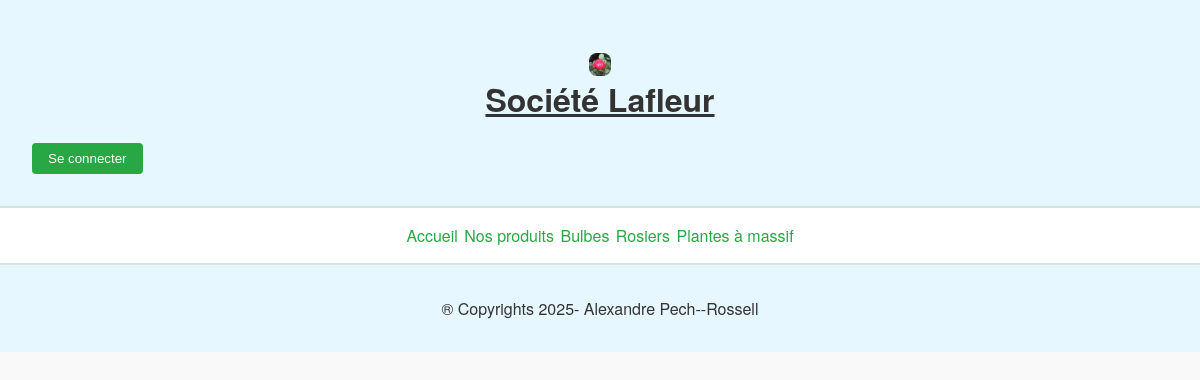
/Rosiers.php, run on an earlier commit of the app's database.
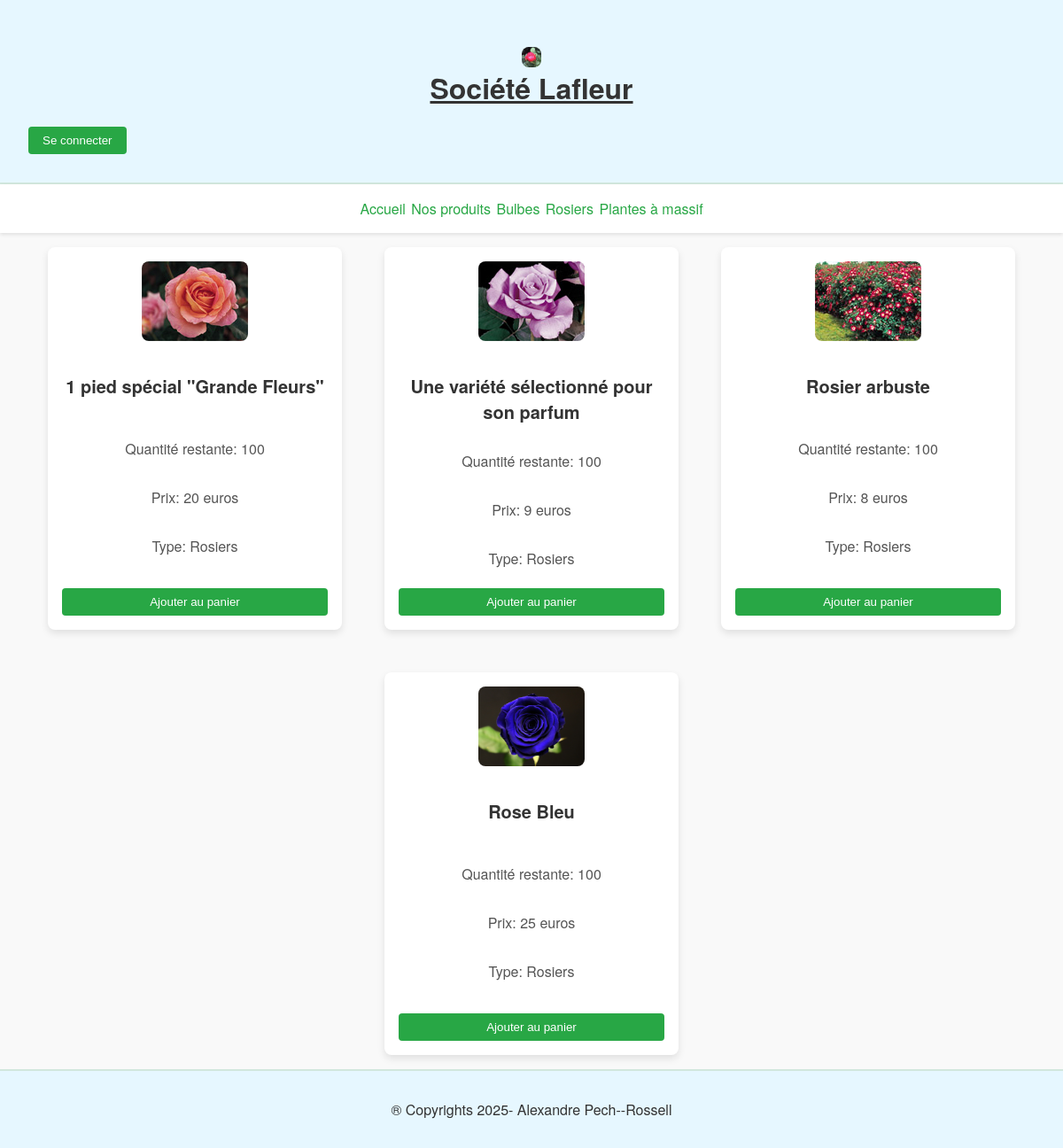
And on a later commit of the database.
### tables this page shows
CREATE TABLE IF NOT EXISTS `produits` (
  `id_produit` int NOT NULL AUTO_INCREMENT,
  `image` varchar(255) DEFAULT NULL,
  `Libelle` varchar(255) DEFAULT NULL,
  `prix` double DEFAULT NULL,
  `quantite` int DEFAULT NULL,
  `id_cat` int NOT NULL,
  PRIMARY KEY (`id_produit`),
  KEY `id_cat` (`id_cat`)
);

CREATE TABLE IF NOT EXISTS `categories` (
  `id_cat` int NOT NULL AUTO_INCREMENT,
  `nom_categorie` varchar(100) DEFAULT NULL,
  PRIMARY KEY (`id_cat`)
);

### Rosiers.php (the view, shortened to what this page needs)
<?php
require_once 'php/connect.php';
try {
    $stmt = $pdo->prepare('SELECT * FROM produits WHERE id_cat = 2');
    $stmt->execute();
    $produits_rosiers = $stmt->fetchAll(PDO::FETCH_ASSOC);
    $cat_stmt = $pdo->prepare('SELECT nom_categorie FROM categories WHERE id_cat = 2');
    $cat_stmt->execute();
    $categorie = $cat_stmt->fetch(PDO::FETCH_ASSOC);
} catch (PDOException $e) {
    die("Erreur lors de la récupération des produits ou des catégories : " . $e->getMessage());
}
?>
<!DOCTYPE HTML>
<html>
<head>
    <link rel="stylesheet" href="css/style.css">
</head>
<body>
<header>
    <h1><img src="images/ACCUEIL.jpg" width="2%"> Société Lafleur</h1>
    <?php if (isset($_SESSION['id_users'])): ?>
        <button onclick="window.location.href='php/deconnexion.php'">Se déconnecter</button>
        <?php if ($_SESSION['role'] === "admin"): ?>
            <button onclick="window.location.href='backend/administration.php'">Administration</button>
            <button onclick="window.location.href='panier.php'">Panier</button>
        <?php else: ?>
            <button onclick="window.location.href='backend/profil.php'">Mon Profil</button>
            <button onclick="window.location.href='panier.php'">Panier</button>
        <?php endif; ?>
    <?php else: ?>
        <button onclick="window.location.href='php/connexion.php'">Se connecter</button>
    <?php endif; ?>
</header>
<nav>
    <a href="index.php">Accueil</a>
    <a href="nos_produits.php">Nos produits</a>
    <a href="Bulbes.php">Bulbes</a>
    <a href="Rosiers.php">Rosiers</a>
    <a href="plante_a_massif.php">Plantes à massif</a>
</nav>
<main>
    <div class="card-container">
        <?php foreach ($produits_rosiers as $produit): ?>
            <div class="card">
                <img src="images/<?= htmlspecialchars($produit['image']) ?>" alt="<?= htmlspecialchars($produit['Libelle']) ?>" class="product-image">
                <h3 class="card-title"><?= htmlspecialchars($produit['Libelle']) ?></h3>
                <div class="card-content">
                    <p>Quantité restante: <?= htmlspecialchars($produit['quantite']) ?></p>
                    <p>Prix: <?= htmlspecialchars($produit['prix']) ?> euros</p>
                    <p>Type: <?= htmlspecialchars($categorie['nom_categorie']) ?></p>
                </div>
                <?php if ($produit['quantite'] > 0): ?>
                    <button class="ajouter-panier" data-id="<?= $produit['id_produit'] ?>">Ajouter au panier</button>
                <?php else: ?>
                    <button class="rupture-stock" disabled>Rupture de stock</button>
                <?php endif; ?>
            </div>
        <?php endforeach; ?>
    </div>
</main>
<footer>
    <p>® Copyrights 2025- Alexandre Pech--Rossell</p>
</footer>
</body>
</html>

### css/style.css (style rules this page uses)
h1, h2, h3, h4, p, nav { text-align: center; font-family: 'Helvetica Neue', Helvetica, Arial, sans-serif; }
h1 { text-decoration: underline; color: #333; }
body { background-color: #f9f9f9; color: #333; font-family: 'Georgia', serif; margin: 0; padding: 0; }
nav { background-color: #fff; color: #333; padding: 1rem; box-shadow: 0 2px 4px rgba(0, 0, 0, 0.1); }
header { background-color: #e6f7ff; color: #333; padding: 2rem; border-bottom: 2px solid #d1e7dd; }
footer { background-color: #e6f7ff; color: #333; padding: 1rem; border-top: 2px solid #d1e7dd; }
.card { background-color: #fff; border-radius: 8px; box-shadow: 0 4px 8px rgba(0, 0, 0, 0.1); margin: 1rem; padding: 1rem; width: 300px; height: 400px; display: flex; flex-direction: column; justify-content: space-between; transition: transform 0.3s; }
.card-container { display: flex; flex-wrap: wrap; justify-content: center; gap: 1rem; }
.card-title { font-size: 1.25rem; margin-bottom: 0.5rem; color: #333; }
.card-content { font-size: 1rem; color: #555; flex-grow: 1; display: flex; flex-direction: column; justify-content: center; }
.card img { width: 120px; height: 90px; object-fit: cover; border-radius: 8px; margin-bottom: 1rem; }
img { display: block; margin: auto; max-width: 100%; height: auto; border-radius: 8px; }
a { outline: none; text-decoration: none; padding: 2px 1px 0; color: #28a745; transition: background-color 0.3s, color 0.3s; }
button { background-color: #28a745; color: #fff; border: none; padding: 0.5rem 1rem; border-radius: 4px; cursor: pointer; transition: background-color 0.3s; }

What changed in the data, as far as the page shows it:
added produits: image (picture), Libelle "1 pied spécial \"Grande Fleurs\"", quantite "100", prix "20", id_cat.nom_categorie "Rosiers"
added produits: image (picture), Libelle "Une variété sélectionné pour son parfum", quantite "100", prix "9", id_cat.nom_categorie "Rosiers"
added produits: image (picture), Libelle "Rosier arbuste", quantite "100", prix "8", id_cat.nom_categorie "Rosiers"
added produits: image (picture), Libelle "Rose Bleu", quantite "100", prix "25", id_cat.nom_categorie "Rosiers"
